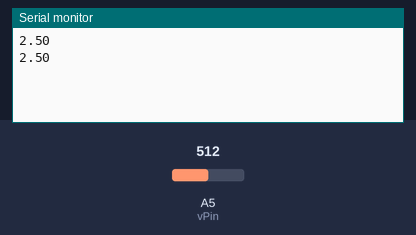
Simulated run of this sketch. Board: Arduino Uno, built with avr-gcc and run on an emulated ATmega328P. Parts: the last lines printed to the serial monitor. The test bench sets the inputs (shaded band); at power-on: A5 (vPin) = 512.

Above: at 1.8 s.
1.9 s: A5 (vPin) set to 716
At 2.4 s:
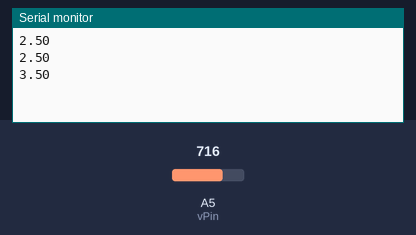
3.4 s: A5 (vPin) set to 900
At 4.8 s:
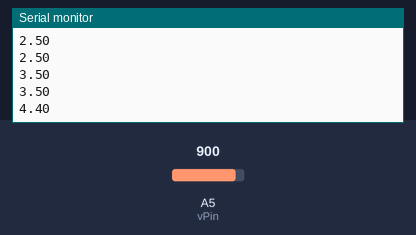
Timing chart, 0 to 6.4 s (numbered marks = the images above; inputs shaded):
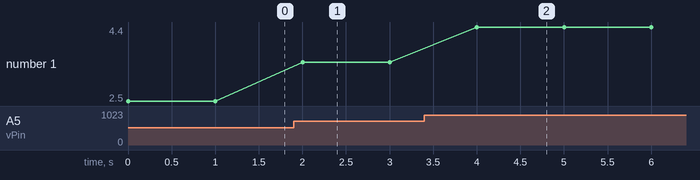

Measured:
- after the input at 1.9 s, the serial monitor: prints a new line after 0.10 s (image 1)
- after the input at 3.4 s, the serial monitor: prints a new line after 0.60 s (image 2)
- plotted number 1: 2.5 → 3.5 after the input at 1.9 s, 3.5 → 4.4 after the input at 3.4 s

The sketch:

potentiometers_study.ino
```cpp
//reading voltage
int vPin = A5;
int vRaw;
float realVout;

int timeDelay = 1000;

void setup() {
  Serial.begin(9600);
}

void loop() {
  vRaw = analogRead(vPin);
  realVout = (5./1023.) * vRaw;
  Serial.println(realVout);

  //prints new voltage every second
  delay(timeDelay);
}
```
